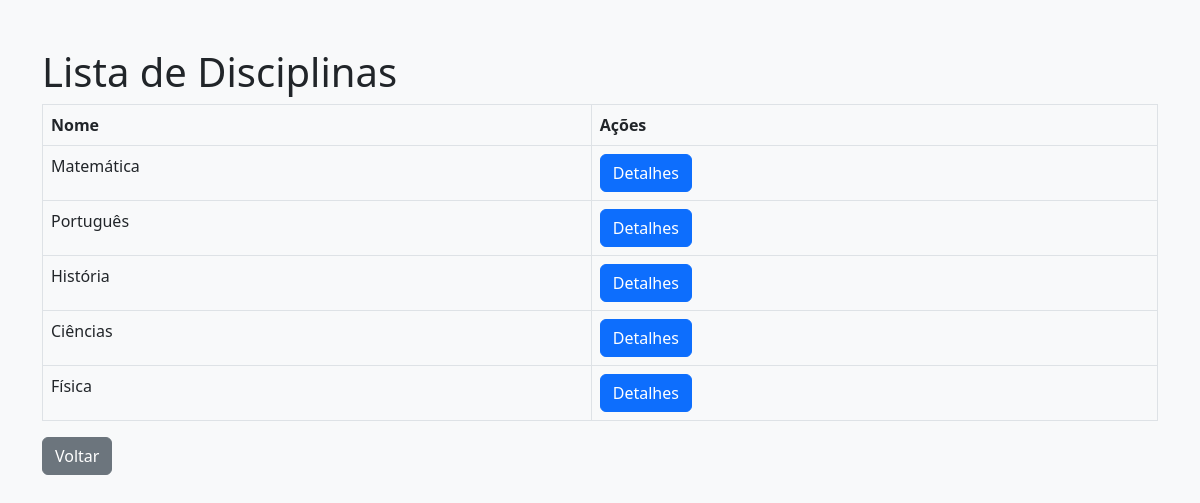
Page /subjects (signed in) on the earlier database version.
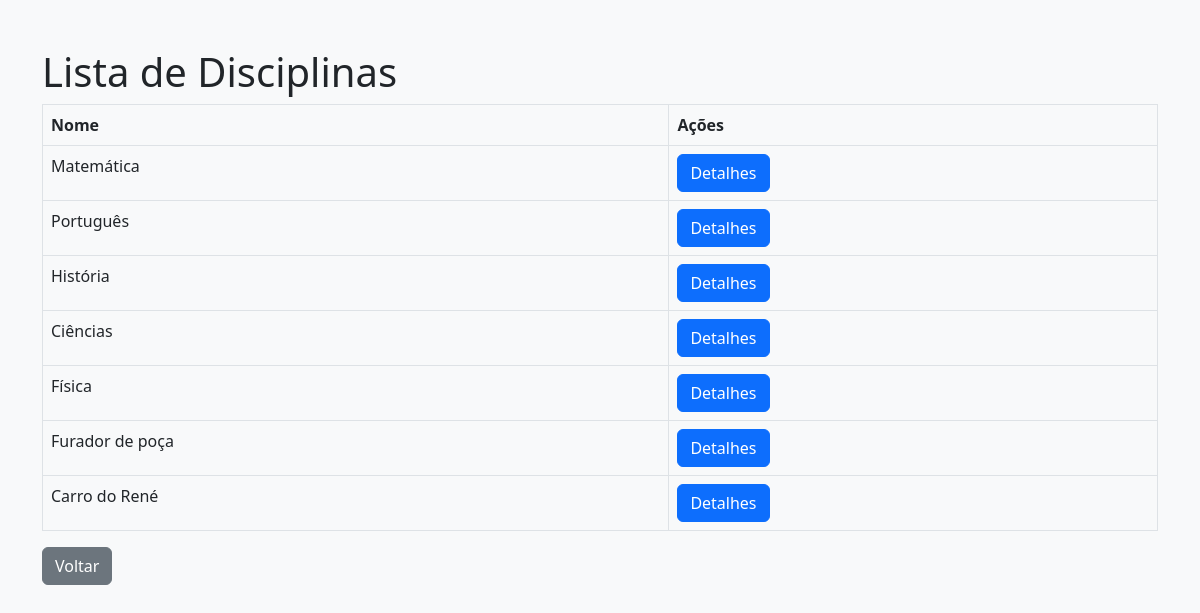
Same page on the later database version.
### models/Subject.py (models this page shows)
class Subject(Base):
    __tablename__ = 'subjects'
    id: Mapped[int] = mapped_column(Integer, primary_key=True)
    name: Mapped[str] = mapped_column(String(100), nullable=False, unique=True)
    grades = relationship("Grade", back_populates="subject")
    enrollments = relationship("Enrollment", back_populates="subject")

### controllers/SubjectController.py (the view)
@subject_bp.route('/subjects')
@login_required
def list_subjects():
    session = Session()
    subjects = session.query(Subject).all()
    session.close()
    return render_template('subjects_list.html', subjects=subjects)

### app.py (called while the page is built)
@login_manager.user_loader
def load_user(user_id):
    session = Session()
    user = session.query(User).get(int(user_id))
    session.close()
    return user

### templates/subjects_list.html (shortened to what this page needs)
<!DOCTYPE html>
<html>
<head>
    <link href="https://cdn.jsdelivr.net/npm/bootstrap@5.2.3/dist/css/bootstrap.min.css" rel="stylesheet">
</head>
<body class="bg-light">
<div class="container mt-5">
    <h1>Lista de Disciplinas</h1>
    <table class="table table-bordered">
        <thead>
            <tr>
                <th>Nome</th>
                <th>Ações</th>
            </tr>
        </thead>
        <tbody>
        {% for subject in subjects %}
            <tr>
                <td>{{ subject.name }}</td>
                <td>
                    <a class="btn btn-primary" href="{{ url_for('subject.view_subject_details', subject_id=subject.id) }}">Detalhes</a>
                </td>
            </tr>
        {% endfor %}
        </tbody>
    </table>
    <a class="btn btn-secondary" href="{{ url_for('dashboard.dashboard') }}">Voltar</a>
</div>
</body>
</html>

Differences in the rows shown:
added Subject: name "Furador de poça"
added Subject: name "Carro do René"
